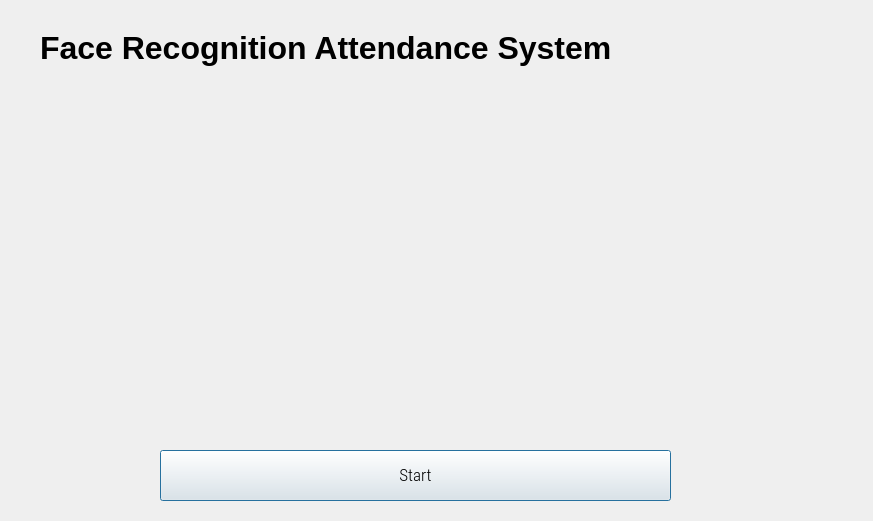
<?xml version="1.0" encoding="UTF-8"?>
<ui version="4.0">
 <class>Dialog</class>
 <widget class="QDialog" name="Dialog">
  <property name="enabled">
   <bool>true</bool>
  </property>
  <property name="geometry">
   <rect>
    <x>0</x>
    <y>0</y>
    <width>873</width>
    <height>521</height>
   </rect>
  </property>
  <property name="minimumSize">
   <size>
    <width>508</width>
    <height>259</height>
   </size>
  </property>
  <property name="maximumSize">
   <size>
    <width>1000</width>
    <height>1000</height>
   </size>
  </property>
  <property name="windowTitle">
   <string>Face Recognition Attendance System</string>
  </property>
  <property name="windowIcon">
   <iconset resource="resource.qrc">
    <normaloff>:/icon/icon.png</normaloff>:/icon/icon.png</iconset>
  </property>
  <widget class="QLabel" name="logolabel">
   <property name="enabled">
    <bool>true</bool>
   </property>
   <property name="geometry">
    <rect>
     <x>49</x>
     <y>90</y>
     <width>751</width>
     <height>331</height>
    </rect>
   </property>
   <property name="text">
    <string/>
   </property>
   <property name="pixmap">
    <pixmap>face.jpg</pixmap>
   </property>
  </widget>
  <widget class="QPushButton" name="runButton">
   <property name="geometry">
    <rect>
     <x>160</x>
     <y>450</y>
     <width>511</width>
     <height>51</height>
    </rect>
   </property>
   <property name="font">
    <font>
     <family>Roboto Condensed Light</family>
     <pointsize>13</pointsize>
    </font>
   </property>
   <property name="text">
    <string>Start</string>
   </property>
  </widget>
  <widget class="QLabel" name="filelabel">
   <property name="geometry">
    <rect>
     <x>40</x>
     <y>10</y>
     <width>821</width>
     <height>76</height>
    </rect>
   </property>
   <property name="font">
    <font>
     <family>MS Shell Dlg 2</family>
     <pointsize>24</pointsize>
     <weight>75</weight>
     <bold>true</bold>
    </font>
   </property>
   <property name="text">
    <string>Face Recognition Attendance System</string>
   </property>
  </widget>
 </widget>
 <resources>
  <include location="resource.qrc"/>
 </resources>
 <connections/>
</ui>
